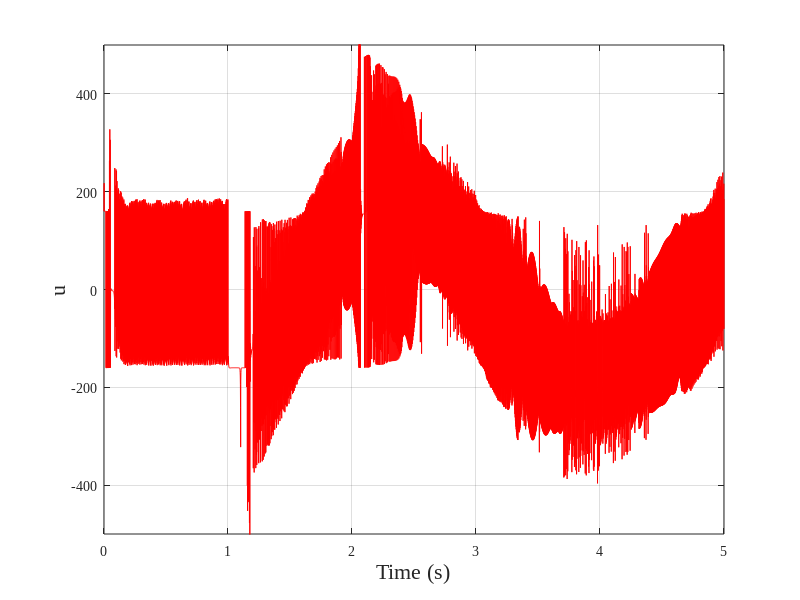

Recreate this plot in MATLAB. (Note: this script raises an error after producing the figure.)
%%%%%%%%%%%%%%%%%%%%%%%%%%%%%%%%%%%%%%%%%%%%%%%%%%%%%%%%%%%%%%%%%%%%%%%%%%%
%Torque limited to [-500, 500]

% Parameter initialization
dt = 0.001;        % Simulation time step
t_end = 5;         % Simulation end time
t = 0:dt:t_end;    % Time vector
n = 0;
Da = 2;
Dt = 0.5;

% ===================== RBF neural network parameters =====================
c_a = 70;                     % Sliding surface gain
HidLayNuma = 5;               % Number of hidden-layer neurons
OutLayNum = 1;                % Number of output neurons
gamma_a = 60000;              % Adaptive learning rate
eta_a = 160;                  % Switching gain
c_i_a = 8 * [-2 -1  0  1  1    % RBF center vectors
             -2 -1  0  1  1];
b_i_a = 0.1;                  % RBF width
hat_W1_a = 0.08 * ones(HidLayNuma, OutLayNum);  % Initial adaptive weights

% Initial system state
x = [0; 0];

% Reference trajectory
xr_a  = @(t) 0.05 + (t > 2) * 0.02 * sin(t*pi);      % Reference position
dxr_a = @(t) (t > 2) * 0.02 * pi * cos(t*pi);       % Reference velocity

% Definition of nonlinear system dynamics and gain function
f = @(x, t) (t <= 1) * (-2*x(1) - cos(t)*x(2)^3) ...
          + (t > 1)  * 200 * (cos(t)^2*x(1) + 2*sin(t)*cos(t));  % Nonlinear function f(x,t)
g = @(x) 1 + x(1);                                  % Gain function g(x)
U = @(x,t) 0.5*sin(t)*x(1) + 0.6*cos(t)*x(2);       % Additional nonlinear term

integral_error = 0;

% ====== 2) Pre-generate random variables for each 1 s interval (uniformly distributed in [-1, 1]) ======
N  = floor(t_end) + 2;          % Number of intervals (extra one to avoid index overflow)
U1 = 2*rand(N,1) - 1;           % Random disturbance term
U2 = 2*rand(N,1) - 1;           % Random disturbance term
U3 = 2*rand(N,1) - 1;           % Random disturbance term

% ====== 3) Utility function: return the random value of the current 1 s interval (piecewise constant) ======
stepRand = @(t,U) U(min(floor(t)+1, numel(U)));

% Persistent disturbance
d4 = @(x,t) -10*sin(t)*cos(t) ...
            + 10*stepRand(t,U1)*x(2) ...
            + 5*stepRand(t,U2)*x(1) ...
            + 2*stepRand(t,U3);

% ===================== Main simulation loop =====================
tic;   % Start timing
for k = 1:length(t)

    % Persistent disturbance
    d = d4(x, t(k));

    % Tracking error and sliding surface
    e  = xr_a(t(k))  - x(1);      % Position error
    de = dxr_a(t(k)) - x(2);      % Velocity error
    s_a = c_a * e + de;           % Sliding surface

    % RBF neural network activation
    for j = 1:HidLayNuma
        h1a(j,:) = exp( -norm([x(1); x(2)] - c_i_a(:,j))^2 / (2*b_i_a^2) );
    end

    % Neural network output estimation
    hat_fx1_a = hat_W1_a' * h1a;

    % Adaptive weight update law
    hat_W1_a = hat_W1_a + dt * (gamma_a * s_a(1) * h1a);

    % Control law
    u = eta_a * sign(s_a) + hat_fx1_a;

    % System dynamics
    dx1 = x(2);
    dx2 = f(x, t(k)) + g(x) * u + d + U(x, t(k));

    % State update using Euler method
    x(1) = x(1) + dx1 * dt;
    x(2) = x(2) + dx2 * dt;

    % Data storage
    x_trajectory_NNSMC(:, k) = x;   % State trajectory
    control_input_NNSMC(k) = u;     % Control input
    x_error_NNSMC(k) = e;           % Position error
    x_derror_NNSMC(k) = de;         % Velocity error
end

elapsed_time = toc;  % Stop timing and return elapsed time
fprintf('Total simulation time: %.4f seconds\n', elapsed_time);

% ===================== Plotting =====================

% Control input versus time
figure;
plot(t, control_input_NNSMC(1, :), 'r');
xlabel('Time (s)', 'FontSize', 16);
ylabel('u', 'FontSize', 16);
ylim([-500, 500]);
grid on;
set(gca, 'FontName', 'Times New Roman');
ax = gca;
ax.FontSize = 16;

% Tracking error versus time
figure;
plot(t, x_error_NNSMC(1, :), 'r');
xlabel('Time (s)', 'FontSize', 16);
ylabel('Error', 'FontSize', 16);
ylim([-0.01, 0.01]);
grid on;
set(gca, 'FontName', 'Times New Roman');
ax = gca;
ax.FontSize = 16;

% Position trajectory versus time
figure;
plot(t, x_trajectory_NNSMC(1, :), 'r');
xlabel('Time (s)', 'FontSize', 16);
ylabel('Position', 'FontSize', 16);
ylim([-0.001, 0.08]);
grid on;
set(gca, 'FontName', 'Times New Roman');
ax = gca;
ax.FontSize = 16;

% Skew-symmetric matrix function
function S = skew(v)
% Input v is a 3×1 vector; output S is a 3×3 skew-symmetric matrix
    S = [   0    -v(3)   v(2);
           v(3)   0    -v(1);
          -v(2)  v(1)    0   ];
end
